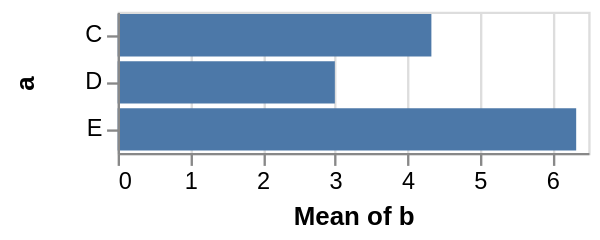

The specification (Vega-Lite) saved for this image:
### Vega specification from a JSON file in a GitHub repository (floating-point values rounded to 4 significant figures)
{"$schema": "https://vega.github.io/schema/vega/v5.json", "autosize": "pad", "padding": 5, "width": 200, "style": "cell", "data": [{"name": "source_0", "values": [{"a": "C", "b": 2}, {"a": "C", "b": 7}, {"a": "C", "b": 4}, {"a": "D", "b": 1}, {"a": "D", "b": 2}, {"a": "D", "b": 6}, {"a": "E", "b": 8}, {"a": "E", "b": 4}, {"a": "E", "b": 7}]}, {"name": "data_0", "source": "source_0", "transform": [{"type": "aggregate", "groupby": ["a"], "ops": ["average"], "fields": ["b"], "as": ["average_b"]}]}], "signals": [{"name": "y_step", "value": 20}, {"name": "height", "update": "bandspace(domain('y').length, 0.1, 0.05) * y_step"}], "marks": [{"name": "marks", "type": "rect", "style": ["bar"], "from": {"data": "data_0"}, "encode": {"update": {"fill": [{"test": "datum[\"average_b\"] === null || isNaN(datum[\"average_b\"])", "value": null}, {"value": "#4c78a8"}], "tooltip": {"signal": "{\"a\": ''+datum[\"a\"], \"Mean of b\": format(datum[\"average_b\"], \"\")}"}, "x": {"scale": "x", "field": "average_b"}, "x2": {"scale": "x", "value": 0}, "y": {"scale": "y", "field": "a"}, "height": {"scale": "y", "band": true}}}}], "scales": [{"name": "x", "type": "linear", "domain": {"data": "data_0", "field": "average_b"}, "range": [0, {"signal": "width"}], "nice": true, "zero": true}, {"name": "y", "type": "band", "domain": {"data": "data_0", "field": "a", "sort": true}, "range": {"step": {"signal": "y_step"}}, "paddingInner": 0.1, "paddingOuter": 0.05}], "axes": [{"scale": "x", "orient": "bottom", "grid": false, "title": "Mean of b", "labelFlush": true, "labelOverlap": true, "tickCount": {"signal": "ceil(width/40)"}, "zindex": 1}, {"scale": "x", "orient": "bottom", "gridScale": "y", "grid": true, "tickCount": {"signal": "ceil(width/40)"}, "domain": false, "labels": false, "maxExtent": 0, "minExtent": 0, "ticks": false, "zindex": 0}, {"scale": "y", "orient": "left", "grid": false, "title": "a", "zindex": 1}], "config": {"axisY": {"minExtent": 30}}}
